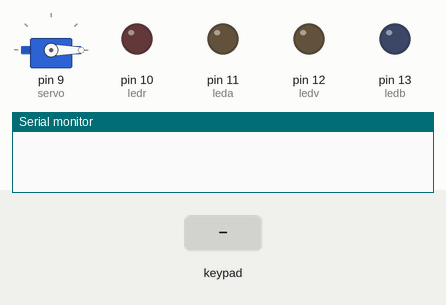
This sketch was run on a simulated Arduino Uno, built with avr-gcc and run on an emulated ATmega328P. Shown: servo, output pins drawn as LEDs (lit = HIGH), the last lines printed to the serial monitor. Inputs (shaded band) come from the test bench.

Above: at 1.2 s.
1.3 s: keypad keys 4 3 2 pressed 0.4 s apart
At 2.9 s:
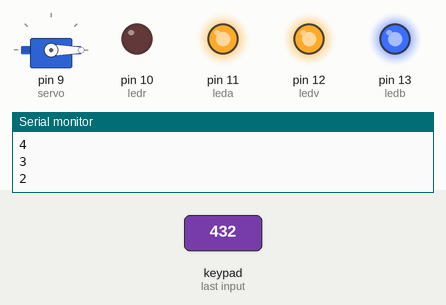
4.0 s: key '1' pressed
At 4.4 s:
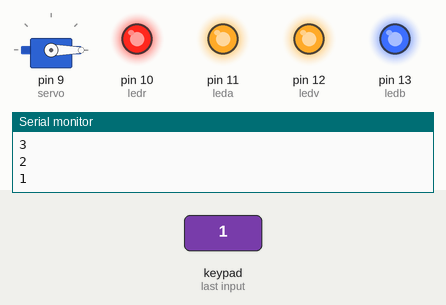
5.5 s: keypad keys 8 7 6 5 # pressed 0.4 s apart
At 7.5 s:
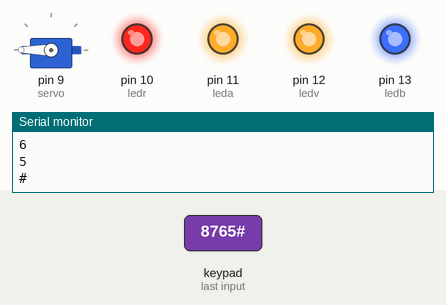
9.0 s: keypad keys 4 3 2 * pressed 0.4 s apart
At 11.0 s:
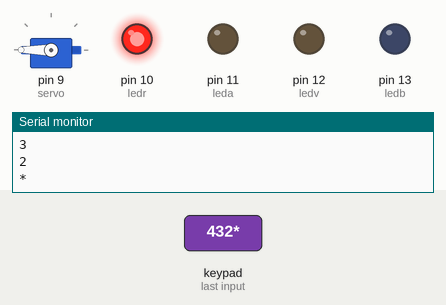
12.1 s: key '3' pressed
At 12.9 s:
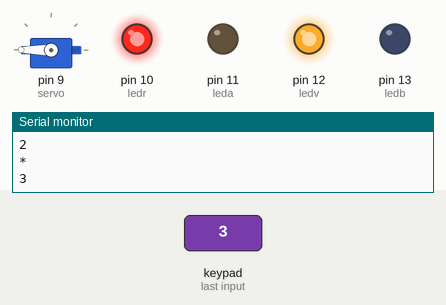
13.6 s: key '4' pressed
At 14.0 s:
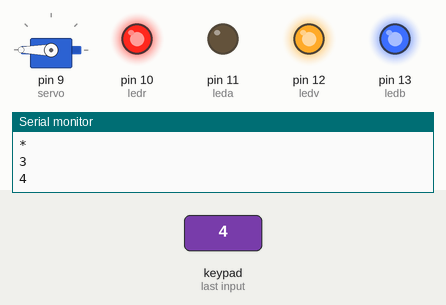
Timing chart, 0 to 16.1 s (numbered marks = the images above; inputs shaded):
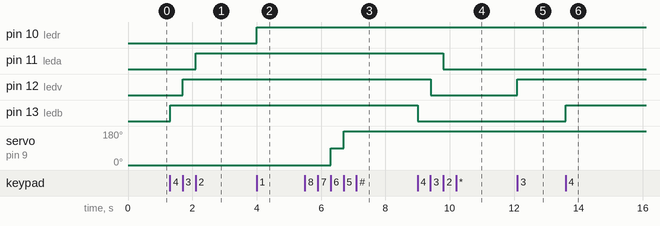

Measured:
- after the input at 1.3 s, pin 11 (leda): LOW → HIGH after 0.80 s; pin 12 (ledv): LOW → HIGH after 0.40 s; pin 13 (ledb): LOW → HIGH at once
- after the input at 4.0 s, pin 10 (ledr): LOW → HIGH at once
- after the input at 5.5 s, servo on pin 9 (servo): 0° → 90° after 0.81 s, → 180° 0.39 s later
- after the input at 9.0 s, pin 11 (leda): HIGH → LOW after 0.80 s; pin 12 (ledv): HIGH → LOW after 0.41 s; pin 13 (ledb): HIGH → LOW at once
- after the input at 12.1 s, pin 12 (ledv): LOW → HIGH at once
- after the input at 13.6 s, pin 13 (ledb): LOW → HIGH at once

The sketch:

sketch_nov30a.ino
```cpp
#include <Keypad.h>
#include <Servo.h>

const byte FILAS=4; // PQ vamos a usar 4 filas del pad //
const byte COLUMNAS=3; // " " columnas //
char keys[FILAS][COLUMNAS]{
  {'1','2','3'},
  {'4','5','6'},
  {'7','8','9'},
  {'*','0','#'}
}; // QUE ES LO QUE el arduino tiene que leer cada vez q apretemos botones, esta expresado de manera
// textual //

// En donde estan conectadas las filas y columnas //
byte pinesFilas[FILAS]={8,7,6,5};
byte pinesColumnas[COLUMNAS]={4,3,2};

Keypad teclado=Keypad(makeKeymap(keys), pinesFilas, pinesColumnas, FILAS, COLUMNAS);
// Funcion de la libreria //
char TECLA; // Almacenara la tecla que presionemos del pad
int ledr=10,leda=11,ledv=12,ledb=13;

// variables de estado Ej: si el led esta apagado y apretamos el numero 1 se va a prender //
int estador=0;
int estadoa=0,estadov=0,estadob=0;

Servo servo; // creamos objeto //

void setup() {
  // put your setup code here, to run once:
 Serial.begin (9600);
 pinMode (ledr, OUTPUT);
 pinMode (leda, OUTPUT);
 pinMode (ledv, OUTPUT);
 pinMode (ledb, OUTPUT);
 servo.attach(9);
 servo.write(0); // para que se ponga a 0 grados cuando se inicie el arduino

}

void loop() {
  // put your main code here, to run repeatedly:
  TECLA=teclado.getKey(); // tecla = a lo que lea de mi teclado // A lo que presione se guarda en TECLA
  if (TECLA){
    Serial.println(TECLA); // Imprimir que teclas estamos apretando
  }

  if (TECLA=='1'){  // Si se presiona 1, si esta en 0 se prende y cambia estado a 1, y sino, si esta en 1 se apaga y cambia estado a 0 //
    if (estador==0){
      digitalWrite(ledr,HIGH);
      estador=1;
    }
    else{
      digitalWrite(ledr,LOW);
      estador=0;
    }
  }

  if (TECLA=='2'){  // Si se presiona 1, si esta en 0 se prende y cambia estado a 1, y sino, si esta en 1 se apaga y cambia estado a 0 //
    if (estadoa==0){
      digitalWrite(leda,HIGH);
      estadoa=1;
    }
    else{
      digitalWrite(leda,LOW);
      estadoa=0;
    }
  }

  if (TECLA=='3'){  // Si se presiona 1, si esta en 0 se prende y cambia estado a 1, y sino, si esta en 1 se apaga y cambia estado a 0 //
    if (estadov==0){
      digitalWrite(ledv,HIGH);
      estadov=1;
    }
    else{
      digitalWrite(ledv,LOW);
      estadov=0;
    }
  }

  if (TECLA=='4'){  // Si se presiona 1, si esta en 0 se prende y cambia estado a 1, y sino, si esta en 1 se apaga y cambia estado a 0 //
    if (estadob==0){
      digitalWrite(ledb,HIGH);
      estadob=1;
    }
    else{
      digitalWrite(ledb,LOW);
      estadob=0;
    }
  }

  if (TECLA=='5'){
    servo.write(180);
  }
  if (TECLA=='6'){
    servo.write(90);
  }
  if (TECLA=='7'){
    servo.write(0);
  }

}
```
